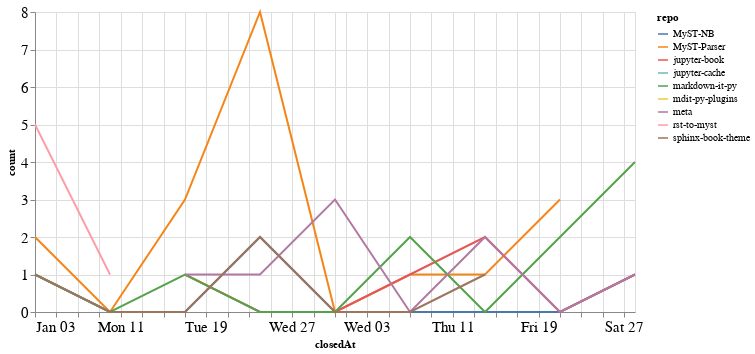

Notebook cell for this chart:
### Code cell
closed_by_time = closed_by.groupby('repo').resample('W', on='closedAt').count()['author'].reset_index()
closed_by_time = closed_by_time.rename(columns={'author': 'count'})

alt.Chart(closed_by_time, width=600).mark_line().encode(
    x='closedAt',
    y='count',
    color='repo',
    tooltip="repo"
)

### Figure 1 — Vega-Lite specification as saved in the notebook (floating-point values rounded to 4 significant figures)
{"config": {"axisLeft": {"labelFontSize": 15}, "axisBottom": {"labelFontSize": 15}}, "data": {"name": "data-868403caff5383f53dd97809b0234193"}, "mark": "line", "encoding": {"color": {"type": "nominal", "field": "repo"}, "tooltip": {"type": "nominal", "field": "repo"}, "x": {"type": "temporal", "field": "closedAt"}, "y": {"type": "quantitative", "field": "count"}}, "width": 600, "$schema": "https://vega.github.io/schema/vega-lite/v4.8.1.json", "datasets": {"data-868403caff5383f53dd97809b0234193": [{"repo": "MyST-NB", "closedAt": "2021-01-03T00:00:00", "count": 1}, {"repo": "MyST-NB", "closedAt": "2021-01-10T00:00:00", "count": 0}, {"repo": "MyST-NB", "closedAt": "2021-01-17T00:00:00", "count": 0}, {"repo": "MyST-NB", "closedAt": "2021-01-24T00:00:00", "count": 2}, {"repo": "MyST-NB", "closedAt": "2021-01-31T00:00:00", "count": 0}, {"repo": "MyST-NB", "closedAt": "2021-02-07T00:00:00", "count": 0}, {"repo": "MyST-NB", "closedAt": "2021-02-14T00:00:00", "count": 0}, {"repo": "MyST-NB", "closedAt": "2021-02-21T00:00:00", "count": 0}, {"repo": "MyST-NB", "closedAt": "2021-02-28T00:00:00", "count": 1}, {"repo": "MyST-Parser", "closedAt": "2021-01-03T00:00:00", "count": 2}, {"repo": "MyST-Parser", "closedAt": "2021-01-10T00:00:00", "count": 0}, {"repo": "MyST-Parser", "closedAt": "2021-01-17T00:00:00", "count": 3}, {"repo": "MyST-Parser", "closedAt": "2021-01-24T00:00:00", "count": 8}, {"repo": "MyST-Parser", "closedAt": "2021-01-31T00:00:00", "count": 0}, {"repo": "MyST-Parser", "closedAt": "2021-02-07T00:00:00", "count": 1}, {"repo": "MyST-Parser", "closedAt": "2021-02-14T00:00:00", "count": 1}, {"repo": "MyST-Parser", "closedAt": "2021-02-21T00:00:00", "count": 3}, {"repo": "jupyter-book", "closedAt": "2021-01-17T00:00:00", "count": 1}, {"repo": "jupyter-book", "closedAt": "2021-01-24T00:00:00", "count": 0}, {"repo": "jupyter-book", "closedAt": "2021-01-31T00:00:00", "count": 0}, {"repo": "jupyter-book", "closedAt": "2021-02-07T00:00:00", "count": 1}, {"repo": "jupyter-book", "closedAt": "2021-02-14T00:00:00", "count": 2}, {"repo": "jupyter-book", "closedAt": "2021-02-21T00:00:00", "count": 0}, {"repo": "jupyter-book", "closedAt": "2021-02-28T00:00:00", "count": 1}, {"repo": "jupyter-cache", "closedAt": "2021-01-17T00:00:00", "count": 2}, {"repo": "markdown-it-py", "closedAt": "2021-01-03T00:00:00", "count": 1}, {"repo": "markdown-it-py", "closedAt": "2021-01-10T00:00:00", "count": 0}, {"repo": "markdown-it-py", "closedAt": "2021-01-17T00:00:00", "count": 1}, {"repo": "markdown-it-py", "closedAt": "2021-01-24T00:00:00", "count": 0}, {"repo": "markdown-it-py", "closedAt": "2021-01-31T00:00:00", "count": 0}, {"repo": "markdown-it-py", "closedAt": "2021-02-07T00:00:00", "count": 2}, {"repo": "markdown-it-py", "closedAt": "2021-02-14T00:00:00", "count": 0}, {"repo": "markdown-it-py", "closedAt": "2021-02-21T00:00:00", "count": 2}, {"repo": "markdown-it-py", "closedAt": "2021-02-28T00:00:00", "count": 4}, {"repo": "mdit-py-plugins", "closedAt": "2021-02-07T00:00:00", "count": 2}, {"repo": "meta", "closedAt": "2021-01-17T00:00:00", "count": 1}, {"repo": "meta", "closedAt": "2021-01-24T00:00:00", "count": 1}, {"repo": "meta", "closedAt": "2021-01-31T00:00:00", "count": 3}, {"repo": "meta", "closedAt": "2021-02-07T00:00:00", "count": 0}, {"repo": "meta", "closedAt": "2021-02-14T00:00:00", "count": 2}, {"repo": "meta", "closedAt": "2021-02-21T00:00:00", "count": 0}, {"repo": "meta", "closedAt": "2021-02-28T00:00:00", "count": 1}, {"repo": "rst-to-myst", "closedAt": "2021-01-03T00:00:00", "count": 5}, {"repo": "rst-to-myst", "closedAt": "2021-01-10T00:00:00", "count": 1}, {"repo": "sphinx-book-theme", "closedAt": "2021-01-03T00:00:00", "count": 1}, {"repo": "sphinx-book-theme", "closedAt": "2021-01-10T00:00:00", "count": 0}, {"repo": "sphinx-book-theme", "closedAt": "2021-01-17T00:00:00", "count": 0}, {"repo": "sphinx-book-theme", "closedAt": "2021-01-24T00:00:00", "count": 2}, {"repo": "sphinx-book-theme", "closedAt": "2021-01-31T00:00:00", "count": 0}, {"repo": "sphinx-book-theme", "closedAt": "2021-02-07T00:00:00", "count": 0}, {"repo": "sphinx-book-theme", "closedAt": "2021-02-14T00:00:00", "count": 1}]}}
